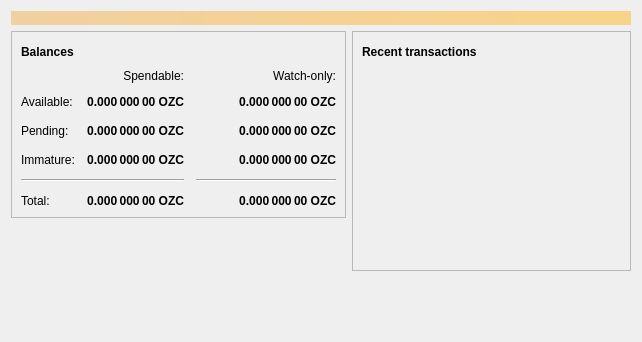
<?xml version="1.0" encoding="UTF-8"?>
<ui version="4.0">
 <class>OverviewPage</class>
 <widget class="QWidget" name="OverviewPage">
  <property name="geometry">
   <rect>
    <x>0</x>
    <y>0</y>
    <width>642</width>
    <height>342</height>
   </rect>
  </property>
  <property name="windowTitle">
   <string>Form</string>
  </property>
  <layout class="QVBoxLayout" name="topLayout">
   <item>
    <widget class="QLabel" name="labelAlerts">
     <property name="visible">
      <bool>false</bool>
     </property>
     <property name="styleSheet">
      <string notr="true">QLabel { background-color: qlineargradient(x1: 0, y1: 0, x2: 1, y2: 0, stop:0 #F0D0A0, stop:1 #F8D488); color:#000000; }</string>
     </property>
     <property name="wordWrap">
      <bool>true</bool>
     </property>
     <property name="margin">
      <number>3</number>
     </property>
     <property name="textInteractionFlags">
      <set>Qt::TextSelectableByMouse</set>
     </property>
    </widget>
   </item>
   <item>
    <layout class="QHBoxLayout" name="horizontalLayout" stretch="1,1">
     <item>
      <layout class="QVBoxLayout" name="verticalLayout_2">
       <item>
        <widget class="QFrame" name="frame">
         <property name="frameShape">
          <enum>QFrame::StyledPanel</enum>
         </property>
         <property name="frameShadow">
          <enum>QFrame::Raised</enum>
         </property>
         <layout class="QVBoxLayout" name="verticalLayout_4">
          <item>
           <layout class="QHBoxLayout" name="horizontalLayout_4">
            <item>
             <widget class="QLabel" name="label_5">
              <property name="font">
               <font>
                <weight>75</weight>
                <bold>true</bold>
               </font>
              </property>
              <property name="text">
               <string>Balances</string>
              </property>
             </widget>
            </item>
            <item>
             <widget class="QPushButton" name="labelWalletStatus">
              <property name="enabled">
               <bool>true</bool>
              </property>
              <property name="maximumSize">
               <size>
                <width>30</width>
                <height>16777215</height>
               </size>
              </property>
              <property name="toolTip">
               <string>The displayed information may be out of date. Your wallet automatically synchronizes with the Bitcoin network after a connection is established, but this process has not completed yet.</string>
              </property>
              <property name="text">
               <string/>
              </property>
              <property name="icon">
               <iconset resource="../bitcoin.qrc">
                <normaloff>:/icons/warning</normaloff>
                <disabledoff>:/icons/warning</disabledoff>:/icons/warning</iconset>
              </property>
              <property name="iconSize">
               <size>
                <width>24</width>
                <height>24</height>
               </size>
              </property>
              <property name="flat">
               <bool>true</bool>
              </property>
             </widget>
            </item>
            <item>
             <spacer name="horizontalSpacer_3">
              <property name="orientation">
               <enum>Qt::Horizontal</enum>
              </property>
              <property name="sizeHint" stdset="0">
               <size>
                <width>40</width>
                <height>20</height>
               </size>
              </property>
             </spacer>
            </item>
           </layout>
          </item>
          <item>
           <layout class="QGridLayout" name="gridLayout">
            <property name="spacing">
             <number>12</number>
            </property>
            <item row="2" column="2">
             <widget class="QLabel" name="labelWatchPending">
              <property name="font">
               <font>
                <weight>75</weight>
                <bold>true</bold>
               </font>
              </property>
              <property name="cursor">
               <cursorShape>IBeamCursor</cursorShape>
              </property>
              <property name="toolTip">
               <string>Unconfirmed transactions to watch-only addresses</string>
              </property>
              <property name="text">
               <string notr="true">0.000 000 00 OZC</string>
              </property>
              <property name="alignment">
               <set>Qt::AlignRight|Qt::AlignTrailing|Qt::AlignVCenter</set>
              </property>
              <property name="textInteractionFlags">
               <set>Qt::LinksAccessibleByMouse|Qt::TextSelectableByKeyboard|Qt::TextSelectableByMouse</set>
              </property>
             </widget>
            </item>
            <item row="2" column="1">
             <widget class="QLabel" name="labelUnconfirmed">
              <property name="font">
               <font>
                <weight>75</weight>
                <bold>true</bold>
               </font>
              </property>
              <property name="cursor">
               <cursorShape>IBeamCursor</cursorShape>
              </property>
              <property name="toolTip">
               <string>Total of transactions that have yet to be confirmed, and do not yet count toward the spendable balance</string>
              </property>
              <property name="text">
               <string notr="true">0.000 000 00 OZC</string>
              </property>
              <property name="alignment">
               <set>Qt::AlignRight|Qt::AlignTrailing|Qt::AlignVCenter</set>
              </property>
              <property name="textInteractionFlags">
               <set>Qt::LinksAccessibleByMouse|Qt::TextSelectableByKeyboard|Qt::TextSelectableByMouse</set>
              </property>
             </widget>
            </item>
            <item row="3" column="2">
             <widget class="QLabel" name="labelWatchImmature">
              <property name="font">
               <font>
                <weight>75</weight>
                <bold>true</bold>
               </font>
              </property>
              <property name="cursor">
               <cursorShape>IBeamCursor</cursorShape>
              </property>
              <property name="toolTip">
               <string>Mined balance in watch-only addresses that has not yet matured</string>
              </property>
              <property name="text">
               <string notr="true">0.000 000 00 OZC</string>
              </property>
              <property name="alignment">
               <set>Qt::AlignRight|Qt::AlignTrailing|Qt::AlignVCenter</set>
              </property>
              <property name="textInteractionFlags">
               <set>Qt::LinksAccessibleByMouse|Qt::TextSelectableByKeyboard|Qt::TextSelectableByMouse</set>
              </property>
             </widget>
            </item>
            <item row="4" column="0" colspan="2">
             <widget class="Line" name="line">
              <property name="orientation">
               <enum>Qt::Horizontal</enum>
              </property>
             </widget>
            </item>
            <item row="4" column="2">
             <widget class="Line" name="lineWatchBalance">
              <property name="sizePolicy">
               <sizepolicy hsizetype="Preferred" vsizetype="Fixed">
                <horstretch>0</horstretch>
                <verstretch>0</verstretch>
               </sizepolicy>
              </property>
              <property name="minimumSize">
               <size>
                <width>140</width>
                <height>0</height>
               </size>
              </property>
              <property name="orientation">
               <enum>Qt::Horizontal</enum>
              </property>
             </widget>
            </item>
            <item row="5" column="0">
             <widget class="QLabel" name="labelTotalText">
              <property name="text">
               <string>Total:</string>
              </property>
             </widget>
            </item>
            <item row="3" column="1">
             <widget class="QLabel" name="labelImmature">
              <property name="font">
               <font>
                <weight>75</weight>
                <bold>true</bold>
               </font>
              </property>
              <property name="cursor">
               <cursorShape>IBeamCursor</cursorShape>
              </property>
              <property name="toolTip">
               <string>Mined balance that has not yet matured</string>
              </property>
              <property name="text">
               <string notr="true">0.000 000 00 OZC</string>
              </property>
              <property name="alignment">
               <set>Qt::AlignRight|Qt::AlignTrailing|Qt::AlignVCenter</set>
              </property>
              <property name="textInteractionFlags">
               <set>Qt::LinksAccessibleByMouse|Qt::TextSelectableByKeyboard|Qt::TextSelectableByMouse</set>
              </property>
             </widget>
            </item>
            <item row="2" column="3">
             <spacer name="horizontalSpacer_2">
              <property name="orientation">
               <enum>Qt::Horizontal</enum>
              </property>
              <property name="sizeHint" stdset="0">
               <size>
                <width>40</width>
                <height>20</height>
               </size>
              </property>
             </spacer>
            </item>
            <item row="3" column="0">
             <widget class="QLabel" name="labelImmatureText">
              <property name="text">
               <string>Immature:</string>
              </property>
             </widget>
            </item>
            <item row="5" column="1">
             <widget class="QLabel" name="labelTotal">
              <property name="font">
               <font>
                <weight>75</weight>
                <bold>true</bold>
               </font>
              </property>
              <property name="cursor">
               <cursorShape>IBeamCursor</cursorShape>
              </property>
              <property name="toolTip">
               <string>Your current total balance</string>
              </property>
              <property name="text">
               <string notr="true">0.000 000 00 OZC</string>
              </property>
              <property name="alignment">
               <set>Qt::AlignRight|Qt::AlignTrailing|Qt::AlignVCenter</set>
              </property>
              <property name="textInteractionFlags">
               <set>Qt::LinksAccessibleByMouse|Qt::TextSelectableByKeyboard|Qt::TextSelectableByMouse</set>
              </property>
             </widget>
            </item>
            <item row="5" column="2">
             <widget class="QLabel" name="labelWatchTotal">
              <property name="font">
               <font>
                <weight>75</weight>
                <bold>true</bold>
               </font>
              </property>
              <property name="cursor">
               <cursorShape>IBeamCursor</cursorShape>
              </property>
              <property name="toolTip">
               <string>Current total balance in watch-only addresses</string>
              </property>
              <property name="text">
               <string notr="true">0.000 000 00 OZC</string>
              </property>
              <property name="alignment">
               <set>Qt::AlignRight|Qt::AlignTrailing|Qt::AlignVCenter</set>
              </property>
              <property name="textInteractionFlags">
               <set>Qt::LinksAccessibleByMouse|Qt::TextSelectableByKeyboard|Qt::TextSelectableByMouse</set>
              </property>
             </widget>
            </item>
            <item row="0" column="2">
             <widget class="QLabel" name="labelWatchonly">
              <property name="text">
               <string>Watch-only:</string>
              </property>
              <property name="alignment">
               <set>Qt::AlignRight|Qt::AlignTrailing|Qt::AlignVCenter</set>
              </property>
             </widget>
            </item>
            <item row="1" column="0">
             <widget class="QLabel" name="labelBalanceText">
              <property name="text">
               <string>Available:</string>
              </property>
             </widget>
            </item>
            <item row="1" column="1">
             <widget class="QLabel" name="labelBalance">
              <property name="font">
               <font>
                <weight>75</weight>
                <bold>true</bold>
               </font>
              </property>
              <property name="cursor">
               <cursorShape>IBeamCursor</cursorShape>
              </property>
              <property name="toolTip">
               <string>Your current spendable balance</string>
              </property>
              <property name="text">
               <string notr="true">0.000 000 00 OZC</string>
              </property>
              <property name="alignment">
               <set>Qt::AlignRight|Qt::AlignTrailing|Qt::AlignVCenter</set>
              </property>
              <property name="textInteractionFlags">
               <set>Qt::LinksAccessibleByMouse|Qt::TextSelectableByKeyboard|Qt::TextSelectableByMouse</set>
              </property>
             </widget>
            </item>
            <item row="1" column="2">
             <widget class="QLabel" name="labelWatchAvailable">
              <property name="font">
               <font>
                <weight>75</weight>
                <bold>true</bold>
               </font>
              </property>
              <property name="cursor">
               <cursorShape>IBeamCursor</cursorShape>
              </property>
              <property name="toolTip">
               <string>Your current balance in watch-only addresses</string>
              </property>
              <property name="text">
               <string notr="true">0.000 000 00 OZC</string>
              </property>
              <property name="alignment">
               <set>Qt::AlignRight|Qt::AlignTrailing|Qt::AlignVCenter</set>
              </property>
              <property name="textInteractionFlags">
               <set>Qt::LinksAccessibleByMouse|Qt::TextSelectableByKeyboard|Qt::TextSelectableByMouse</set>
              </property>
             </widget>
            </item>
            <item row="2" column="0">
             <widget class="QLabel" name="labelPendingText">
              <property name="text">
               <string>Pending:</string>
              </property>
             </widget>
            </item>
            <item row="0" column="1">
             <widget class="QLabel" name="labelSpendable">
              <property name="text">
               <string>Spendable:</string>
              </property>
              <property name="alignment">
               <set>Qt::AlignRight|Qt::AlignTrailing|Qt::AlignVCenter</set>
              </property>
             </widget>
            </item>
           </layout>
          </item>
         </layout>
        </widget>
       </item>
       <item>
        <spacer name="verticalSpacer">
         <property name="orientation">
          <enum>Qt::Vertical</enum>
         </property>
         <property name="sizeHint" stdset="0">
          <size>
           <width>20</width>
           <height>40</height>
          </size>
         </property>
        </spacer>
       </item>
      </layout>
     </item>
     <item>
      <layout class="QVBoxLayout" name="verticalLayout_3">
       <item>
        <widget class="QFrame" name="frame_2">
         <property name="frameShape">
          <enum>QFrame::StyledPanel</enum>
         </property>
         <property name="frameShadow">
          <enum>QFrame::Raised</enum>
         </property>
         <layout class="QVBoxLayout" name="verticalLayout">
          <item>
           <layout class="QHBoxLayout" name="horizontalLayout_2">
            <item>
             <widget class="QLabel" name="label_4">
              <property name="font">
               <font>
                <weight>75</weight>
                <bold>true</bold>
               </font>
              </property>
              <property name="text">
               <string>Recent transactions</string>
              </property>
             </widget>
            </item>
            <item>
             <widget class="QPushButton" name="labelTransactionsStatus">
              <property name="enabled">
               <bool>true</bool>
              </property>
              <property name="maximumSize">
               <size>
                <width>30</width>
                <height>16777215</height>
               </size>
              </property>
              <property name="toolTip">
               <string>The displayed information may be out of date. Your wallet automatically synchronizes with the Bitcoin network after a connection is established, but this process has not completed yet.</string>
              </property>
              <property name="text">
               <string/>
              </property>
              <property name="icon">
               <iconset resource="../bitcoin.qrc">
                <normaloff>:/icons/warning</normaloff>
                <disabledoff>:/icons/warning</disabledoff>:/icons/warning</iconset>
              </property>
              <property name="iconSize">
               <size>
                <width>24</width>
                <height>24</height>
               </size>
              </property>
              <property name="flat">
               <bool>true</bool>
              </property>
             </widget>
            </item>
            <item>
             <spacer name="horizontalSpacer">
              <property name="orientation">
               <enum>Qt::Horizontal</enum>
              </property>
              <property name="sizeHint" stdset="0">
               <size>
                <width>40</width>
                <height>20</height>
               </size>
              </property>
             </spacer>
            </item>
           </layout>
          </item>
          <item>
           <widget class="QListView" name="listTransactions">
            <property name="styleSheet">
             <string notr="true">QListView { background: transparent; }</string>
            </property>
            <property name="frameShape">
             <enum>QFrame::NoFrame</enum>
            </property>
            <property name="verticalScrollBarPolicy">
             <enum>Qt::ScrollBarAlwaysOff</enum>
            </property>
            <property name="horizontalScrollBarPolicy">
             <enum>Qt::ScrollBarAlwaysOff</enum>
            </property>
            <property name="selectionMode">
             <enum>QAbstractItemView::NoSelection</enum>
            </property>
           </widget>
          </item>
         </layout>
        </widget>
       </item>
       <item>
        <spacer name="verticalSpacer_2">
         <property name="orientation">
          <enum>Qt::Vertical</enum>
         </property>
         <property name="sizeHint" stdset="0">
          <size>
           <width>20</width>
           <height>40</height>
          </size>
         </property>
        </spacer>
       </item>
      </layout>
     </item>
    </layout>
   </item>
  </layout>
 </widget>
 <resources>
  <include location="../bitcoin.qrc"/>
 </resources>
 <connections/>
</ui>
